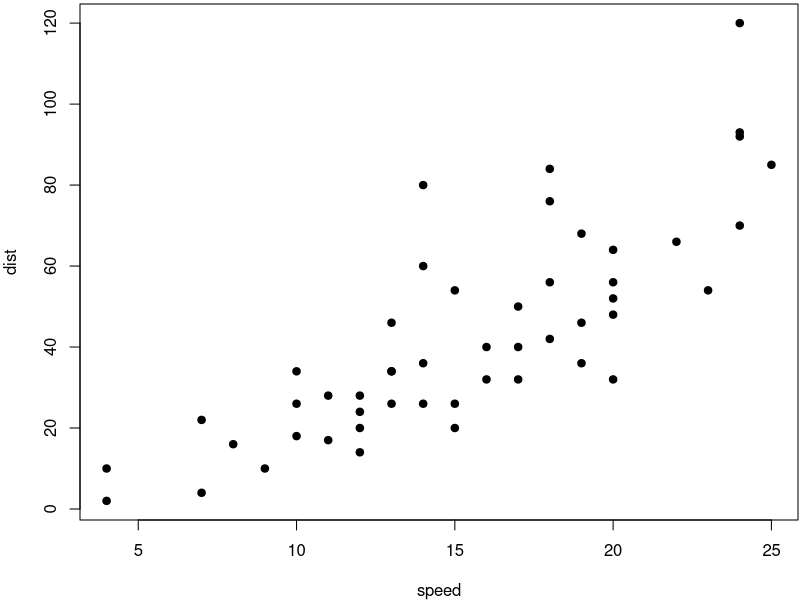

Write R code to recreate this figure.
## ---- chunk 1
par(mar = c(4, 4, .2, .1))
plot(cars, pch = 19)
